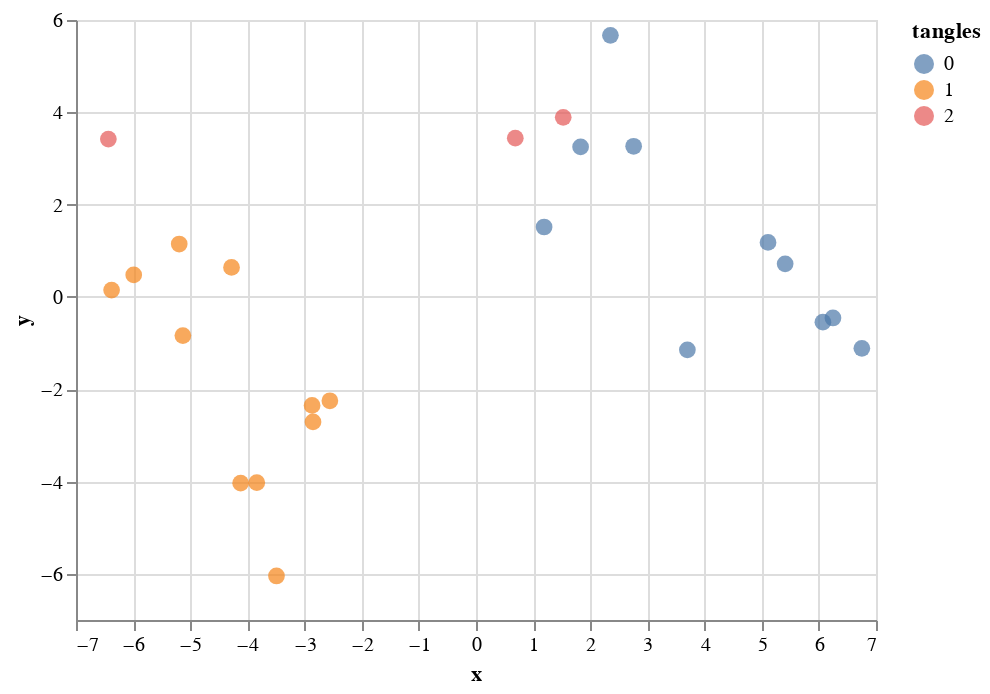

The notebook cell saved with this chart:
### Markdown cell above
We can see that a radius of 1 is generally okay. Lowering the radius makes the cuts lower, but that is not that important, since the tangles-algorithm does its work.

Maybe soft cuts can really shine here.

### Code cell
aux_data = Data(embedding, np.ones(cuts.shape[0]))
plot_soft_predictions(aux_data, tangles.contracted_tangles_tree_, tangles.cuts_.values, path=Path("results"))
tangles.contracted_tangles_tree_.plot_soft_tree(aux_data, tangles.cuts_.values, path=Path(RESULTS_FOLDER, "vp2_soft_tree.pdf"), names=["Root", "Barn", "Kitchen/Special Forks", "Kitchen", "Special Forks"])
alt.Chart(df_plot).mark_circle(size=70).encode(x="x", y="y", color="tangles:N",tooltip=info_labels).interactive().display()

### Figure 1 — Vega-Lite specification as saved in the notebook (floating-point values rounded to 4 significant figures)
{"config": {"view": {"continuousWidth": 400, "continuousHeight": 300}}, "data": {"name": "data-a83ad4d68431e20cbf895e83bf396978"}, "mark": {"type": "circle", "size": 70}, "encoding": {"color": {"type": "nominal", "field": "tangles"}, "tooltip": [{"type": "nominal", "field": "name"}, {"type": "nominal", "field": "imageset"}, {"type": "nominal", "field": "class"}, {"type": "quantitative", "field": "index"}], "x": {"type": "quantitative", "field": "x"}, "y": {"type": "quantitative", "field": "y"}}, "selection": {"selector003": {"type": "interval", "bind": "scales", "encodings": ["x", "y"]}}, "$schema": "https://vega.github.io/schema/vega-lite/v4.8.1.json", "datasets": {"data-a83ad4d68431e20cbf895e83bf396978": [{"index": 0, "x": -4.118, "y": -4.035, "tangles": 1, "name": "dishwasher_03s.jpg", "imageset": "thematic", "class": "dishwasher"}, {"index": 1, "x": -3.836, "y": -4.022, "tangles": 1, "name": "dishwasher_05s.jpg", "imageset": "thematic", "class": "dishwasher"}, {"index": 2, "x": -2.853, "y": -2.708, "tangles": 1, "name": "dishwasher_07s.jpg", "imageset": "thematic", "class": "dishwasher"}, {"index": 3, "x": -2.869, "y": -2.35, "tangles": 1, "name": "dishwasher_09s.jpg", "imageset": "thematic", "class": "dishwasher"}, {"index": 4, "x": -3.492, "y": -6.046, "tangles": 1, "name": "dishwasher_10n.jpg", "imageset": "thematic", "class": "dishwasher"}, {"index": 5, "x": -2.557, "y": -2.25, "tangles": 1, "name": "dishwasher_12n.jpg", "imageset": "thematic", "class": "dishwasher"}, {"index": 6, "x": -6.434, "y": 3.42, "tangles": 2, "name": "fork_03s.jpg", "imageset": "thematic", "class": "fork"}, {"index": 7, "x": -5.13, "y": -0.8368, "tangles": 1, "name": "fork_05s.jpg", "imageset": "thematic", "class": "fork"}, {"index": 8, "x": -6.377, "y": 0.149, "tangles": 1, "name": "fork_06s.jpg", "imageset": "thematic", "class": "fork"}, {"index": 9, "x": -5.99, "y": 0.4773, "tangles": 1, "name": "fork_many.jpg", "imageset": "thematic", "class": "fork"}, {"index": 10, "x": -5.194, "y": 1.146, "tangles": 1, "name": "fork_plastic_light.jpg", "imageset": "thematic", "class": "fork"}, {"index": 11, "x": -4.278, "y": 0.6391, "tangles": 1, "name": "fork_wood.jpg", "imageset": "thematic", "class": "fork"}, {"index": 12, "x": 3.699, "y": -1.146, "tangles": 0, "name": "hay_02s.jpg", "imageset": "thematic", "class": "hay"}, {"index": 13, "x": 5.41, "y": 0.7163, "tangles": 0, "name": "hay_03s.jpg", "imageset": "thematic", "class": "hay"}, {"index": 14, "x": 6.752, "y": -1.115, "tangles": 0, "name": "hay_10s_cut.jpg", "imageset": "thematic", "class": "hay"}, {"index": 15, "x": 1.192, "y": 1.515, "tangles": 0, "name": "pitchfork_02s.jpg", "imageset": "thematic", "class": "pitchfork"}, {"index": 16, "x": 2.759, "y": 3.264, "tangles": 0, "name": "pitchfork_03s.jpg", "imageset": "thematic", "class": "pitchfork"}, {"index": 17, "x": 2.352, "y": 5.667, "tangles": 0, "name": "pitchfork_04s.jpg", "imageset": "thematic", "class": "pitchfork"}, {"index": 18, "x": 1.526, "y": 3.892, "tangles": 2, "name": "pitchfork_09s.jpg", "imageset": "thematic", "class": "pitchfork"}, {"index": 19, "x": 1.83, "y": 3.25, "tangles": 0, "name": "pitchfork_15s.jpg", "imageset": "thematic", "class": "pitchfork"}, {"index": 20, "x": 0.6876, "y": 3.44, "tangles": 2, "name": "pitchfork_16s.jpg", "imageset": "thematic", "class": "pitchfork"}, {"index": 21, "x": 5.111, "y": 1.18, "tangles": 0, "name": "straw_01.jpg", "imageset": "thematic", "class": "straw"}, {"index": 22, "x": 6.247, "y": -0.4561, "tangles": 0, "name": "straw_02.jpg", "imageset": "thematic", "class": "straw"}, {"index": 23, "x": 6.071, "y": -0.5475, "tangles": 0, "name": "straw_hay_01b.jpg", "imageset": "thematic", "class": "straw"}]}}
